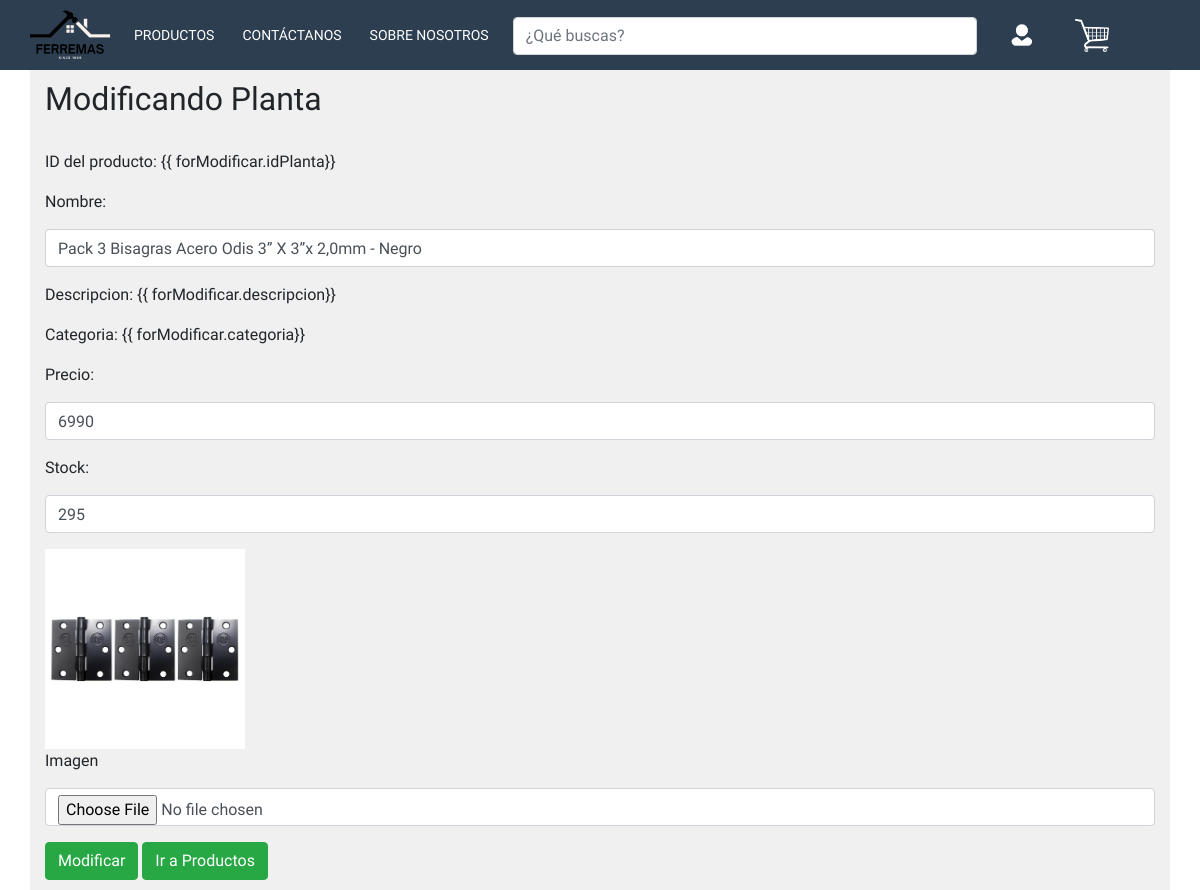
/modificar/F002/ (signed in), run on the app's committed database.
### core/models.py (models this page shows, shortened)
class Planta(models.Model):
    idPlanta = models.CharField(primary_key=True, max_length=4,verbose_name='Id de Planta')
    nombre = models.CharField(max_length=50, verbose_name='Nombre de la Planta')
    imagen = models.ImageField(upload_to="imagenes", null=True, verbose_name='Imagen')
    descripcion = models.CharField(blank=True, null=True,max_length=100, verbose_name='Descripcion')
    categoria = models.ForeignKey ('Categoria', default=1, on_delete=models.CASCADE, verbose_name='Categoria')
    precio = models.IntegerField(blank=True, null=True,verbose_name='Precio de la Planta')
    stock = models.IntegerField(blank=True, null=True,verbose_name='Stock de Planta')

### core/views.py (the view)
# urls.py: path('modificar/<id>/', views.modificar, name="modificar"),
@login_required
def modificar(request, id):
    planta = Planta.objects.get(idPlanta=id)
    datos ={
        'forModificar': PlantaForm(instance=planta),
        'planta': planta
    }
    if request.method=='POST':
        formulario = PlantaForm(request.POST,request.FILES,instance=planta)
        if formulario.is_valid():
            formulario.save()
            return redirect('productos')
    return render(request, 'modificar.html', datos)

### core/context_processor.py (called while the page is built, shortened)
def total_carrito(request):
    total = 0
    return {'total_carrito':int(total)}

### core/templates/modificar.html (shortened to what this page needs)
<!doctype html>
<html lang="en">
    <head>
        {% load static %}
        <link rel="stylesheet" href="{% static 'css/misEstilos.css' %}" />
        <link href="{% static 'css/bootstrap.min.css' %}" rel="stylesheet" />
    </head>
    <body>
        <header>
            <div class="container__menu">
                <div class="menu">
                    <nav>
                        <ul>
                            <li><a href="{% url 'index' %}"></a></li>
                            <li>
                                <a href="{% url 'tienda' %}">Productos</a>
                            </li>
                            <li>
                                <a href="{% url 'contacto' %}">Contáctanos</a>
                            </li>
                            <li>
                                <a href="{% url 'Nosotros' %}"
                                    >Sobre Nosotros</a
                                >
                            </li>
                            <li class="search-bar">
                                <input
                                    type="text"
                                    placeholder="¿Qué buscas?"
                                    class="form-control"
                                />
                            </li>
                            {% if user.is_authenticated %}
                            <li>
                                <a href="{% url 'perfil' %}"></a>
                            </li>
                            <li><a href="{% url 'carrito' %}"></a></li>
                            {% else %}
                            <li><a href="{% url 'login' %}"></a></li>
                            <li><a href="{% url 'carrito' %}"></a></li>
                            {% endif %}
                        </ul>
                    </nav>
                </div>
            </div>
        </header>
        <main class="container">
            <h2>Modificando Planta</h2>
            <br />
            <form action="#" method="POST" enctype="multipart/form-data">
                <div class="form-group">
                    {{ forModificar.idPlanta.label }}: {{
                    forModificar.idPlanta}}
                </div>
                <div class="form-group">
                    {{ forModificar.nombre.label }}: {{ forModificar.nombre}}
                </div>
                <div class="form-group">
                    {{ forModificar.descripcion.label }}: {{
                    forModificar.descripcion}}
                </div>
                <div class="form-group">
                    {{ forModificar.categoria.label }}: {{
                    forModificar.categoria}}
                </div>
                <div class="form-group">
                    {{ forModificar.precio.label }}: {{ forModificar.precio}}
                </div>
                <div class="form-group">
                    {{ forModificar.stock.label }}: {{ forModificar.stock}}
                </div>
                {% if planta.imagen %}
                <img src="{{ planta.imagen.url }}" width="200px" />
                {% else %}
                <h4 style="color: red">Producto sin foto</h4>
                {% endif %}
                <div class="form-group">
                    {{ forModificar.imagen.label }} {{ forModificar.imagen}}
                </div>
                <input
                    type="submit"
                    value="Modificar"
                    class="btn btn-success"
                />
                <a href="{% url 'productos' %}" class="btn btn-success"
                    >Ir a Productos</a
                >
            </form>
        </main>
    </body>
</html>

### core/static/css/misEstilos.css (style rules this page uses)
* { margin: 0; padding: 0; box-sizing: border-box; font-family: 'Work Sans', sans-serif; text-decoration: none; }
html, body { max-width: 100%; overflow-x: hidden; }
body { margin: auto; }
header { width: 100%; position: static; top: 0; left: 0; background: #fff; }
.container__menu { width: 100%; height: 70px; background: #2C3E50; padding: 0px 20px; max-width: 100vw; box-sizing: border-box; }
.menu { max-width: 1200px; margin: auto; height: 100%; }
header nav { height: 100%; }
header nav>ul { height: 100%; display: flex; }
header nav ul li { height: 100%; list-style: none; position: relative; }
header nav>ul>li:first-child>a { background-image: url(../img/footer.png); background-size: 150px; background-repeat: no-repeat; background-position: center center; padding: 20px 40px; margin-right: 20px; }
header nav>ul>li:nth-child(6)>a { background-image: url(../img/icon_user.png); background-size: 34px; background-repeat: no-repeat; background-position: center center; padding: 20px 30px; margin-left: 10px; }
header nav>ul>li:nth-child(7)>a { background-image: url(../img/carrito.png); background-size: 34px; background-repeat: no-repeat; background-position: center center; padding: 20px 30px; background-color: #2C3E50; margin-left: 10px; }
nav>ul>li>a { width: 100%; height: 100%; display: flex; align-items: center; padding: 14px; color: white; text-transform: uppercase; font-size: 14px; transition: all 300ms ease; }
main { background: #f0f0f0; padding: 10px; }
.form-control { width: 100%; margin-top: 15px; font-family: 'Work Sans', sans-serif; padding-left: 50px; }
.search-bar { width: 40%; display: flex; align-items: center; margin-left: 10px; height: 1.5cm; }

### data on the page
Planta: nombre "Pack 3 Bisagras Acero Odis 3” X 3”x 2,0mm - Negro", precio "6990", stock "295", imagen (picture)

### other printed values
{{ forModificar.idPlanta.label }} "ID del producto"
{{ forModificar.nombre.label }} "Nombre"
{{ forModificar.descripcion.label }} "Descripcion"
{{ forModificar.categoria.label }} "Categoria"
{{ forModificar.precio.label }} "Precio"
{{ forModificar.stock.label }} "Stock"
{{ forModificar.imagen.label }} "Imagen"
